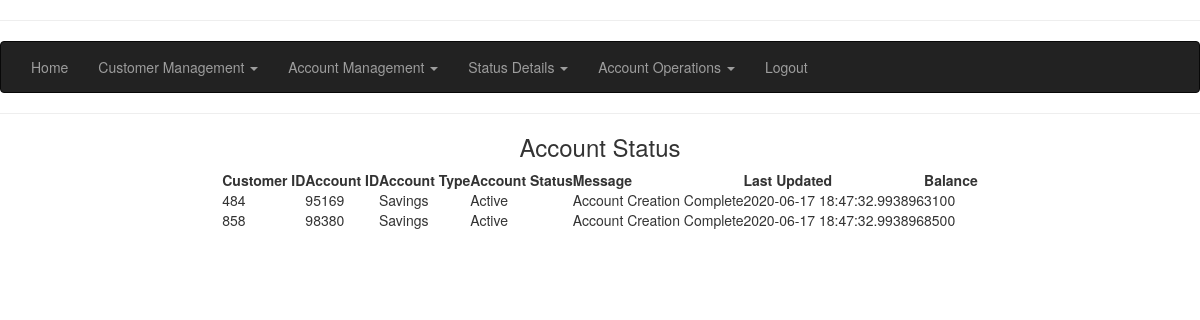
Screenshot of /execpage/account-status with the database file from the repository.
### app.py (models this page shows, shortened)
class Customer(db.Model):
    customerid = db.Column(db.Integer, primary_key=True, nullable=False)
    customerssn = db.Column(db.Integer, nullable=False)
    customeraccno = db.Column(db.Integer, nullable=False, default=0)
    customeracctype = db.Column(db.String(15), nullable=False, default='N/A')
    customerstatus = db.Column(db.String(15), nullable=False, default='Active')
    customermsg = db.Column(db.String(50), nullable=False, default='Customer created successfully')
    customerupd = db.Column(db.DateTime, nullable=False, default=datetime.utcnow)
    customerage = db.Column(db.Integer, nullable=False)
    customername = db.Column(db.String(30), nullable=False)
    customeraddr = db.Column(db.String(100), nullable=False)
    customerstate = db.Column(db.String(20), nullable=False)
    customercity = db.Column(db.String(20), nullable=False)

class Transaction(db.Model):
    accountid = db.Column(db.Integer, primary_key=True, nullable=False)
    transactionid = db.Column(db.Integer, nullable=False, default = 0)
    balance = db.Column(db.Integer, nullable=False)
    description = db.Column(db.String(15), nullable=False, default='N/A')
    transdate = db.Column(db.DateTime, nullable=False, default=datetime.utcnow)
    amount = db.Column(db.Integer, nullable=False, default = 0)

### app.py (the view)
@app.route('/execpage/account-status', methods=['GET','POST'])
def show_account_details():
    records = db.session.query(Customer, Transaction).join(Transaction, Customer.customeraccno==Transaction.accountid).all()
    return render_template('accountstatus.html',records=records)

### app.py (called while the page is built)
@app.before_request
def before_request():
    g.username=None
    if 'username' in session:
        g.username = session['username']

### templates/accountstatus.html (shortened to what this page needs)
<!DOCTYPE html>
<html lang="en">
<head>
    <link rel="stylesheet" href="https://maxcdn.bootstrapcdn.com/bootstrap/3.4.1/css/bootstrap.min.css">
    <link rel="stylesheet" href="https://unpkg.com/purecss@2.0.3/build/pure-min.css">
</head>
<body>
<hr>
<nav class="navbar navbar-inverse">
    <div class="container-fluid">
      <ul class="nav navbar-nav">
        <li><a href="/execpage">Home</a></li>
        <li class="dropbtn"><a class="dropdown-toggle" data-toggle="dropdown" href="#">Customer Management <span class="caret"></span></a>
        </li>
        <li class="dropdown"><a class="dropdown-toggle" data-toggle="dropdown" href="#">Account Management <span class="caret"></span></a>
        </li>
        <li class="dropdown"><a class="dropdown-toggle" data-toggle="dropdown" href="#">Status Details <span class="caret"></span></a>
        </li>
        <li class="dropdown"><a class="dropdown-toggle" data-toggle="dropdown" href="#">Account Operations <span class="caret"></span></a>
        </li>
        <li><a href="/logout">Logout</a></li>
      </ul>
    </div>
  </nav>
<hr>
<h3 style="text-align:center">Account Status</h3>
<table class="pure-table pure-table-bordered">
    <thead>
        <tr>
            <th>Customer ID</th>
            <th>Account ID</th>
            <th>Account Type</th>
            <th>Account Status</th>
            <th>Message</th>
            <th>Last Updated</th>
            <th>Balance</th>
        </tr>
    </thead>
    <tbody>
        {% for r in records %}
        <tr>
            <td>{{ r[0].customerid }}</td>
            <td>{{ r[0].customeraccno }}</td>
            <td>{{ r[0].customeracctype }}</td>
            <td>{{ r[0].customerstatus }}</td>
            <td>Account Creation Complete</td>
            <td>{{ r[1].transdate }}</td>
            <td>{{ r[1].balance }}</td>
        </tr>
        {% endfor %}
    </tbody>
</table>
</body>
</html>

### templates/accountstatus.html (style rules this page uses)
table { margin-left: auto; margin-right: auto; }

### rows the page displays
Customer: customerid "484", customeraccno "95169", customeracctype "Savings", customerstatus "Active", transdate "2020-06-17 18:47:32.993896", balance "3100"
Customer: customerid "858", customeraccno "98380", customeracctype "Savings", customerstatus "Active", transdate "2020-06-17 18:47:32.993896", balance "8500"
